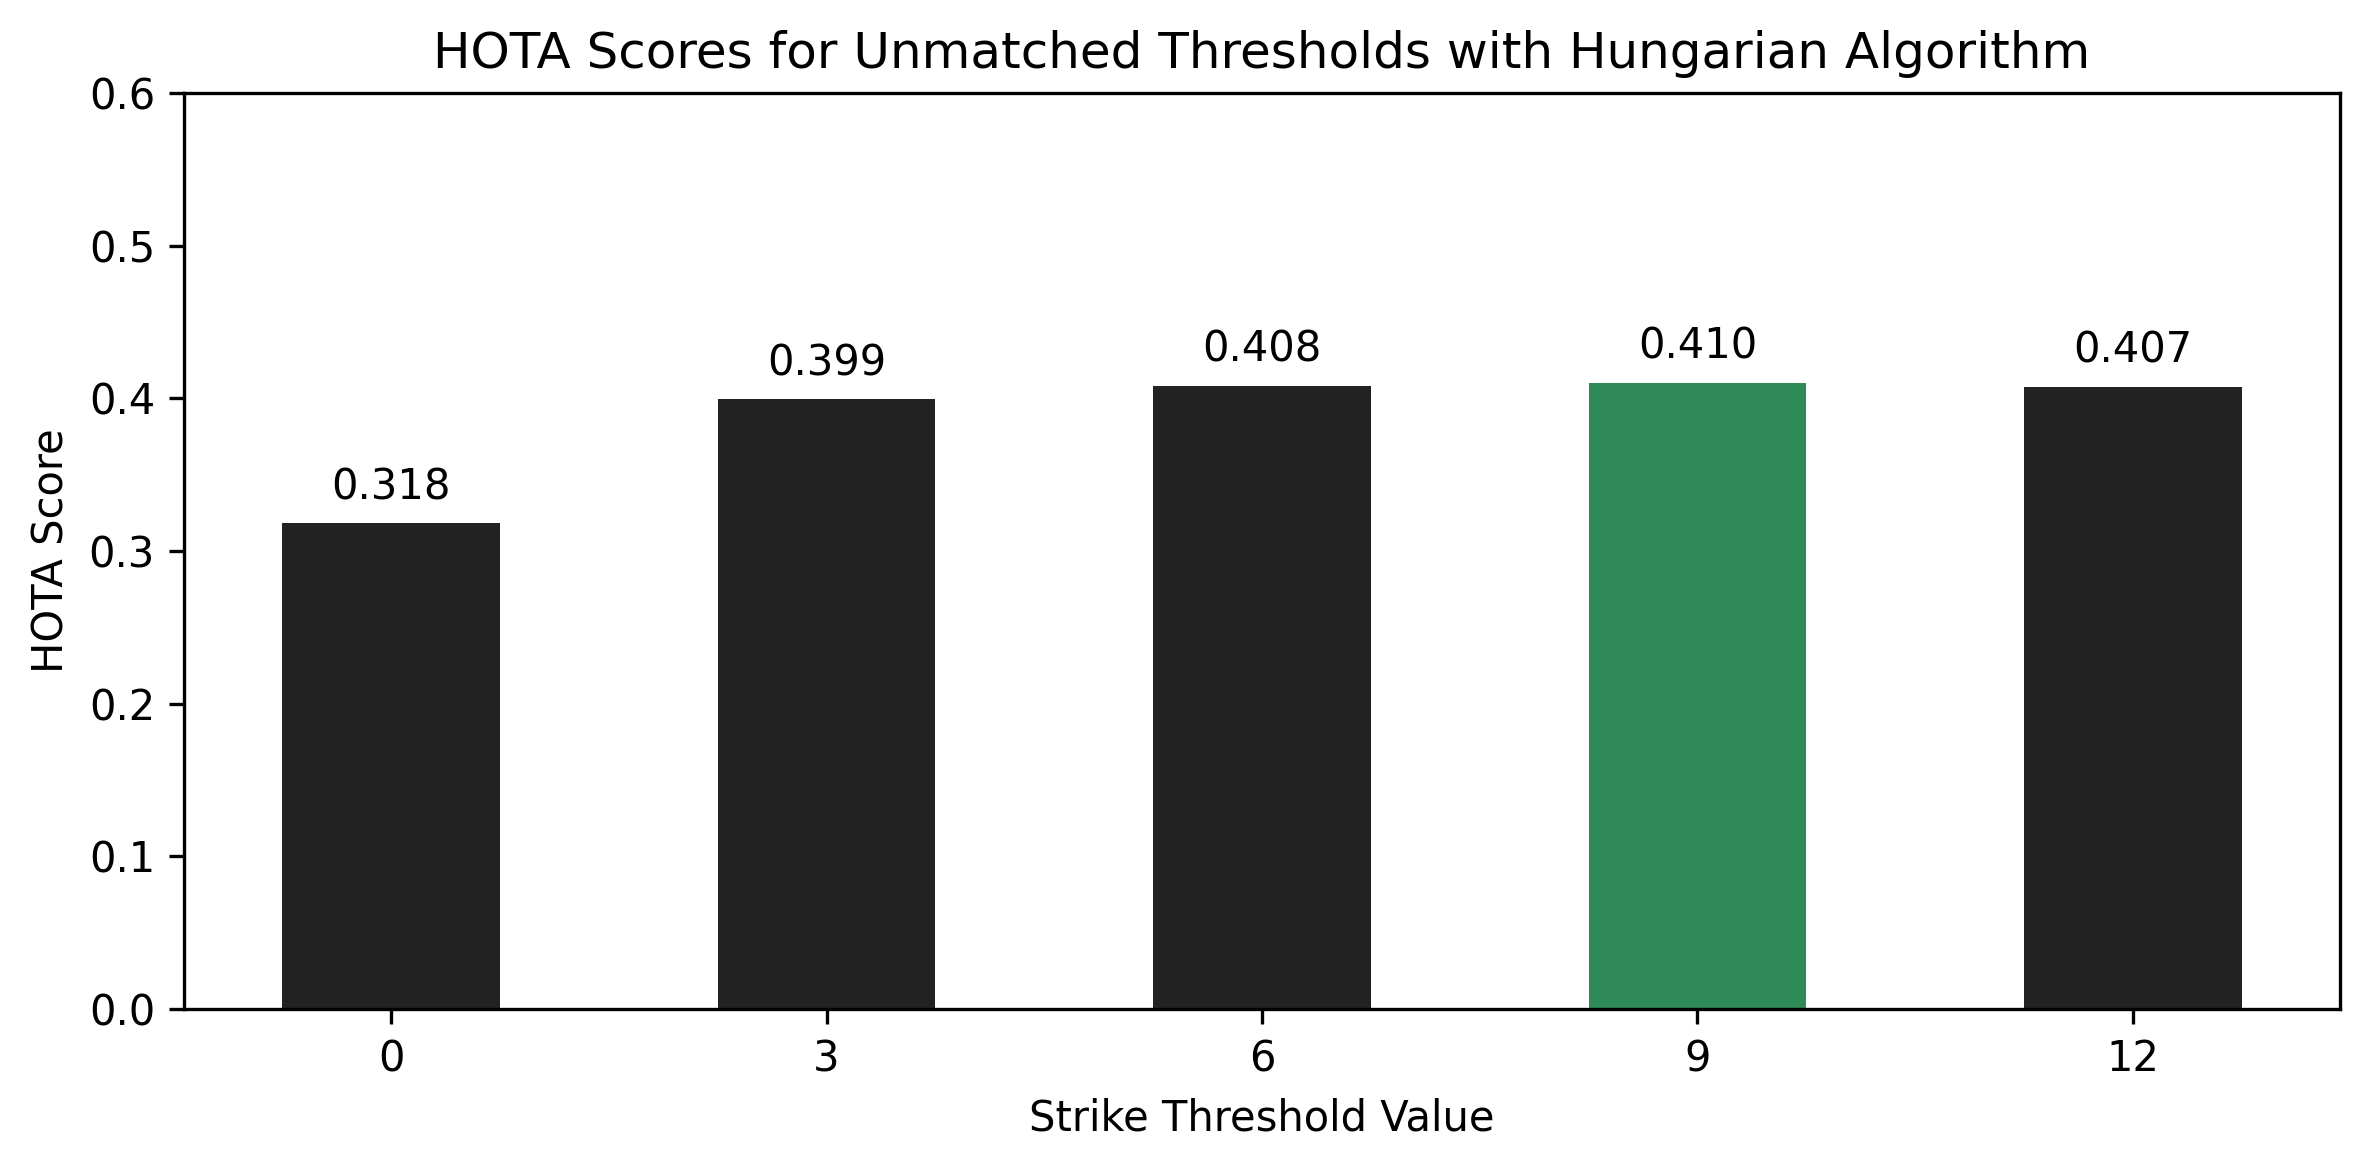

Generate this figure with Python:
import matplotlib.pyplot as plt
import numpy as np

# Categories (e.g., threshold values or evaluation bins)
categories = ['0', '3', '6', '9', '12']
num_categories = len(categories)
num_groups = 1  # Only one group in your case

# Data
data = np.array([
    [0.31815, 0.39933, 0.40825, 0.41026, 0.40742],
])

# Plotting setup
bar_width = 0.2
intra_group_gap = 0.02
group_width = num_groups * bar_width + (num_groups - 1) * intra_group_gap

x_centers = np.arange(num_categories) * (group_width + 0.2)

fig, ax = plt.subplots(figsize=(8, 4))

# Get index of max value
best_idx = np.argmax(data[0])
highlight_color = '#2E8B57'

# Plot bars
for i in range(num_groups):
    offsets = i * (bar_width + intra_group_gap)
    x_positions = x_centers + offsets - group_width / 2 + bar_width / 2

    # Set colors: default grey, best gets green
    colors = ['#222222'] * num_categories
    colors[best_idx] = highlight_color

    bars = ax.bar(x_positions, data[i], width=bar_width, color=colors)

    # Add values above each bar
    for x, height in zip(x_positions, data[i]):
        ax.text(x, height + 0.01, f'{height:.3f}', ha='center', va='bottom', fontsize=10)

# Set x-ticks in the center of each group
ax.set_xticks(x_centers)
ax.set_xticklabels(categories)
ax.set_xlabel('Strike Threshold Value')
ax.set_ylabel('HOTA Score')
ax.set_title('HOTA Scores for Unmatched Thresholds with Hungarian Algorithm')
ax.set_ylim(0, 0.6)

plt.tight_layout()
# plt.show()

plt.savefig('Desktop/KCF_YOLO/results/figures/threshold_scan_unmatched/hungarian_unmatched.png', dpi=300, bbox_inches='tight')
